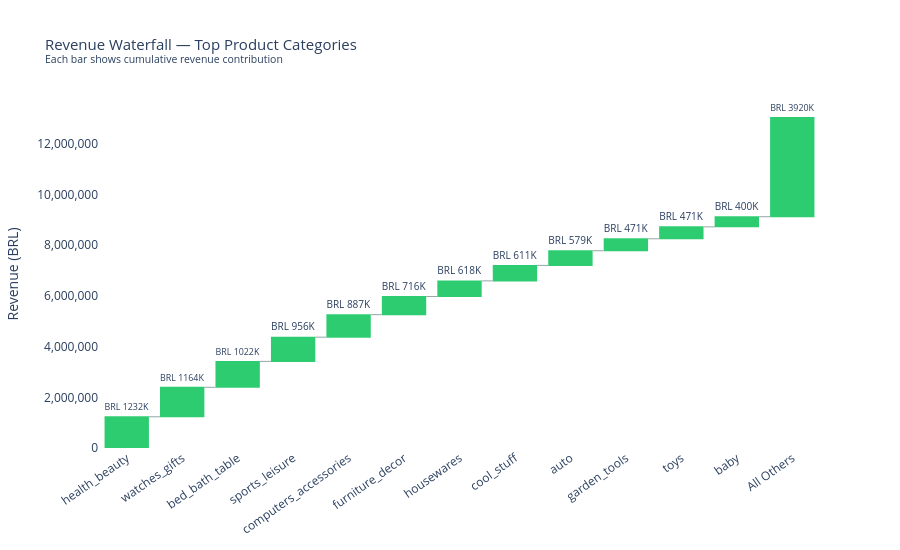

Here is the notebook cell this chart was saved with:
### Code cell
# Waterfall measure type — all 'relative' except final 'total'
measures = ['relative'] * len(waterfall_df)

# Colour each bar by revenue size
bar_colors = [
    '#2ecc71' if i < 3   else
    '#27ae60' if i < 6   else
    '#f39c12' if i < 10  else
    '#e74c3c'
    for i in range(len(waterfall_df))
]

fig = go.Figure(go.Waterfall(
    name        = 'Revenue',
    orientation = 'v',
    measure     = measures,
    x           = waterfall_df['category'],
    y           = waterfall_df['revenue'],
    text        = waterfall_df['revenue'].apply(
                    lambda v: f'BRL {v/1e3:.0f}K'),
    textposition= 'outside',
    connector   = {'line': {'color': '#95a5a6', 'width': 1}},
    decreasing  = {'marker': {'color': '#e74c3c'}},
    increasing  = {'marker': {'color': '#2ecc71'}},
    totals      = {'marker': {'color': '#3498db'}}
))

fig.update_layout(
    title      = dict(
        text  = 'Revenue Waterfall — Top Product Categories<br>'
                '<sup>Each bar shows cumulative revenue contribution</sup>',
        font  = dict(size=15)
    ),
    xaxis      = dict(tickangle=-35),
    yaxis      = dict(
        title = 'Revenue (BRL)',
        tickformat = ',.0f'
    ),
    height     = 550,
    plot_bgcolor  = 'white',
    paper_bgcolor = 'white',
    showlegend = False
)

fig.show()

total = waterfall_df['revenue'].sum()
top3  = waterfall_df.head(3)['revenue'].sum()
print(f"\nTotal revenue (top 12 + other) : BRL {total:,.2f}")
print(f"Top 3 categories combined      : BRL {top3:,.2f}"
      f"  ({top3/total*100:.1f}% of total)")

### Figure 1 — Plotly figure (JSON) as saved in the notebook; plotly's stock layout.template omitted (floating-point values rounded to 4 significant figures)
{"data": [{"connector": {"line": {"color": "#95a5a6", "width": 1}}, "decreasing": {"marker": {"color": "#e74c3c"}}, "increasing": {"marker": {"color": "#2ecc71"}}, "measure": ["relative", "relative", "relative", "relative", "relative", "relative", "relative", "relative", "relative", "relative", "relative", "relative", "relative"], "name": "Revenue", "orientation": "v", "text": ["BRL 1232K", "BRL 1164K", "BRL 1022K", "BRL 956K", "BRL 887K", "BRL 716K", "BRL 618K", "BRL 611K", "BRL 579K", "BRL 471K", "BRL 471K", "BRL 400K", "BRL 3920K"], "textposition": "outside", "totals": {"marker": {"color": "#3498db"}}, "type": "waterfall", "x": ["health_beauty", "watches_gifts", "bed_bath_table", "sports_leisure", "computers_accessories", "furniture_decor", "housewares", "cool_stuff", "auto", "garden_tools", "toys", "baby", "All Others"], "y": [1232000.0, 1164000.0, 1022000.0, 956100.0, 887200.0, 715600.0, 617600.0, 611200.0, 579000.0, 470900.0, 470700.0, 399800.0, 3920000.0]}], "layout": {"height": 550, "paper_bgcolor": "white", "plot_bgcolor": "white", "showlegend": false, "title": {"font": {"size": 15}, "text": "Revenue Waterfall — Top Product Categories<br><sup>Each bar shows cumulative revenue contribution</sup>"}, "xaxis": {"tickangle": -35}, "yaxis": {"tickformat": ",.0f", "title": {"text": "Revenue (BRL)"}}}}
